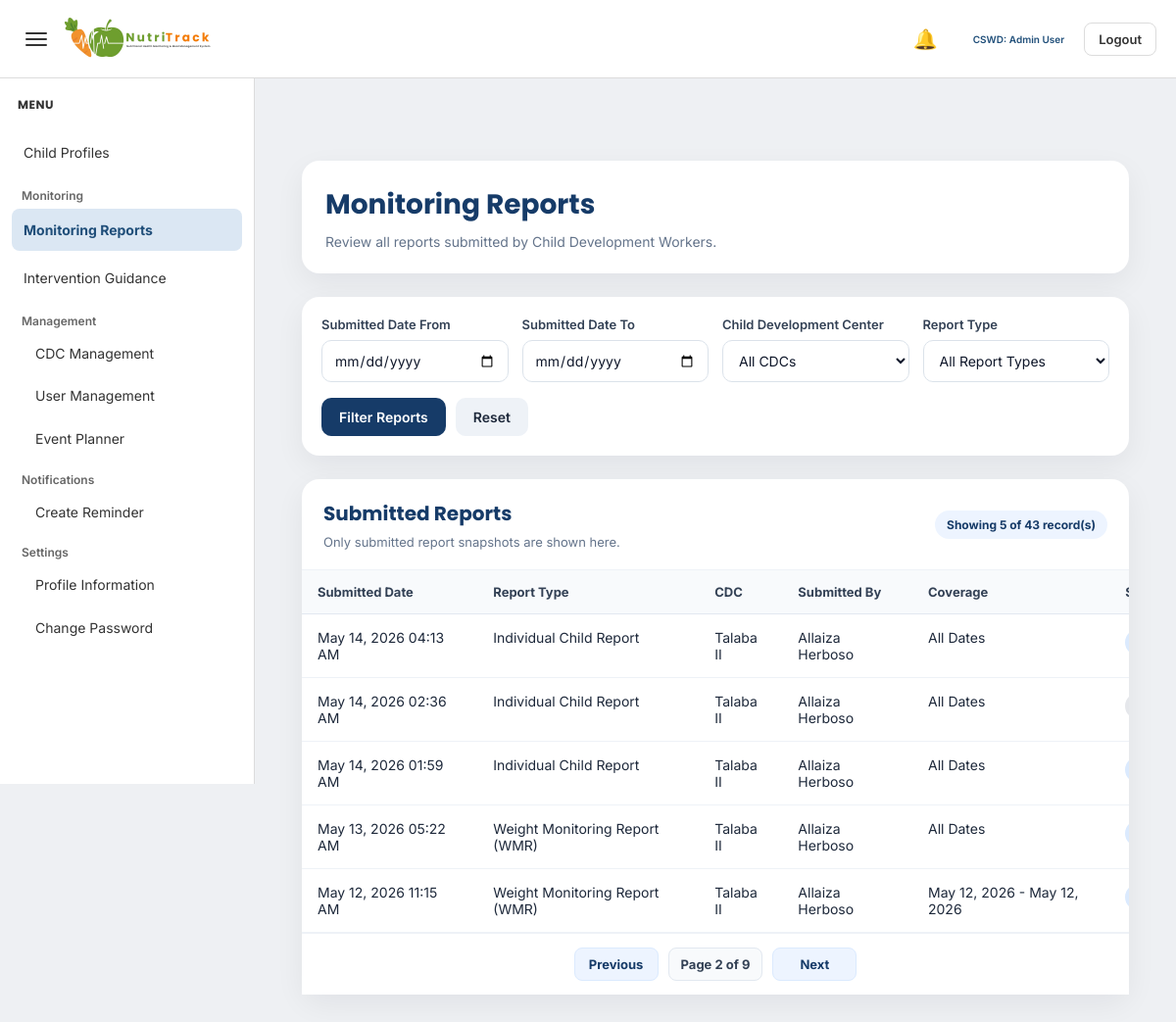
The app's page /admin/monitoring_reports.php?page=2 (signed in) with its own data.
### tables this page shows
CREATE TABLE `submitted_reports` (
  `submitted_report_id` int(11) NOT NULL,
  `report_type` varchar(100) NOT NULL,
  `cdc_id` int(11) NOT NULL,
  `submitted_by` int(11) NOT NULL,
  `date_from` date DEFAULT NULL,
  `date_to` date DEFAULT NULL,
  `submitted_at` datetime NOT NULL DEFAULT current_timestamp(),
  `status` varchar(50) NOT NULL DEFAULT 'submitted',
  `report_payload` longtext NOT NULL
);

CREATE TABLE `cdc` (
  `cdc_id` int(11) NOT NULL,
  `cdc_name` varchar(100) DEFAULT NULL,
  `barangay` varchar(100) DEFAULT NULL,
  `address` text DEFAULT NULL,
  `status` varchar(20) DEFAULT 'Active',
  `created_at` timestamp NOT NULL DEFAULT current_timestamp()
);

### admin/monitoring_reports.php (the view, shortened to what this page needs)
<?php
include '../config/database.php';
function h($value)
{
    return htmlspecialchars((string)$value, ENT_QUOTES, 'UTF-8');
}
$date_from = isset($_GET['date_from']) ? trim($_GET['date_from']) : '';
$date_to = isset($_GET['date_to']) ? trim($_GET['date_to']) : '';
$page = isset($_GET['page']) ? max(1, (int)$_GET['page']) : 1;
$limit = 5;
$offset = ($page - 1) * $limit;
$report_type_options = [
    'masterlist' => 'Masterlist of Beneficiaries',
    'individual_child' => 'Individual Child Report',
    'feeding_attendance' => 'Feeding Attendance Report',
    'wmr' => 'Weight Monitoring Report (WMR)',
    'nutritional_status_summary' => 'Nutritional Status Summary',
    'terminal_report' => 'Terminal Report'
];
$count_sql = "
    SELECT COUNT(*) AS total
    FROM submitted_reports sr
    INNER JOIN cdc c ON sr.cdc_id = c.cdc_id
    INNER JOIN users u ON sr.submitted_by = u.user_id
    WHERE 1=1
";
$total_records = 0;
$count_stmt = mysqli_prepare($conn, $count_sql);
if ($count_stmt) {
    mysqli_stmt_execute($count_stmt);
    $count_result = mysqli_stmt_get_result($count_stmt);
    if ($count_result) {
        $count_row = mysqli_fetch_assoc($count_result);
        $total_records = (int)$count_row['total'];
    }
}
$total_pages = max(1, ceil($total_records / $limit));
$sql = "
    SELECT
        sr.submitted_report_id,
        sr.report_type,
        sr.cdc_id,
        sr.submitted_by,
        sr.date_from,
        sr.date_to,
        sr.submitted_at,
        sr.status,
        c.cdc_name,
        c.barangay,
        CONCAT(
            COALESCE(u.first_name, ''),
            CASE
                WHEN u.first_name IS NOT NULL AND u.first_name != '' AND u.last_name IS NOT NULL AND u.last_name != '' THEN ' '
                ELSE ''
            END,
            COALESCE(u.last_name, '')
        ) AS submitted_by_name
    FROM submitted_reports sr
    INNER JOIN cdc c ON sr.cdc_id = c.cdc_id
    INNER JOIN users u ON sr.submitted_by = u.user_id
    WHERE 1=1
";
$types = '';
$params = [];
$sql .= " ORDER BY sr.submitted_at DESC, sr.submitted_report_id DESC LIMIT ? OFFSET ? ";
$types .= 'ii';
$params[] = $limit;
$params[] = $offset;
$stmt = mysqli_prepare($conn, $sql);
$report_rows = [];
$error_message = '';
if ($stmt) {
    if (!empty($params)) {
        mysqli_stmt_bind_param($stmt, $types, ...$params);
    }
    mysqli_stmt_execute($stmt);
    $result = mysqli_stmt_get_result($stmt);
    if ($result) {
        while ($row = mysqli_fetch_assoc($result)) {
            $report_rows[] = $row;
        }
    } else {
        $error_message = 'Failed to load submitted reports.';
    }
} else {
    $error_message = 'Failed to prepare submitted reports query.';
}
?>
<!DOCTYPE html>
<html lang="en">
<head>
    <link rel="stylesheet" href="../assets/admin/admin-style.css">
</head>
<body>
<?php include '../includes/admin_topbar.php'; ?>
<?php include '../includes/admin_sidebar.php'; ?>
<div class="main-content" id="mainContent">
    <div class="reports-wrapper">
        <div class="reports-header-card">
            <div class="reports-header">
                <h1>Monitoring Reports</h1>
                <p>Review all reports submitted by Child Development Workers.</p>
            </div>
        </div>
        <div class="filter-card">
            <form method="GET" action="">
                <div class="filter-grid">
                    <div class="form-group">
                        <label for="date_from">Submitted Date From</label>
                        <input type="date" id="date_from" name="date_from" class="form-control" value="<?php echo h($date_from); ?>">
                    </div>
                    <div class="form-group">
                        <label for="date_to">Submitted Date To</label>
                        <input type="date" id="date_to" name="date_to" class="form-control" value="<?php echo h($date_to); ?>">
                    </div>
                    <div class="form-group">
                        <label for="cdc_id">Child Development Center</label>
                        <select id="cdc_id" name="cdc_id" class="form-control">
                            <option value="">All CDCs</option>
                        </select>
                    </div>
                    <div class="form-group">
                        <label for="report_type">Report Type</label>
                        <select id="report_type" name="report_type" class="form-control">
                            <option value="">All Report Types</option>
                        </select>
                    </div>
                </div>
                <div class="filter-actions">
                    <button type="submit" class="filter-btn primary">Filter Reports</button>
                    <a href="monitoring_reports.php" class="filter-btn secondary">Reset</a>
                </div>
            </form>
        </div>
        <div class="table-card" id="reportsTable">
            <div class="table-header">
                <div>
                    <h2>Submitted Reports</h2>
                    <p>Only submitted report snapshots are shown here.</p>
                </div>
                <div>
                    <span class="record-count">
    Showing <?php echo count($report_rows); ?> of <?php echo $total_records; ?> record(s)
</span>
                </div>
            </div>
            <?php if (empty($report_rows) && $error_message === ''): ?>
                <div class="empty-state">
                    <h3>No submitted reports found</h3>
                    <p>There are no matching submitted reports for the selected filters.</p>
                </div>
            <?php else: ?>
                <div class="table-wrap">
                    <table class="reports-table">
                        <thead>
                            <tr>
                                <th>Submitted Date</th>
                                <th>Report Type</th>
                                <th>CDC</th>
                                <th>Submitted By</th>
                                <th>Coverage</th>
                                <th>Status</th>
                            </tr>
                        </thead>
                        <tbody>
                            <?php foreach ($report_rows as $row): ?>
                                <?php
                                    $status = strtolower(trim((string)$row['status']));
                                    $status_class = 'status-default';
                                    if ($status === 'submitted') {
                                        $status_class = 'status-submitted';
                                    } elseif ($status === 'reviewed') {
                                        $status_class = 'status-reviewed';
                                    } elseif ($status === 'approved') {
                                        $status_class = 'status-approved';
                                    } elseif ($status === 'returned') {
                                        $status_class = 'status-returned';
                                    }
                                    $coverage_text = 'All Dates';
                                    if (!empty($row['date_from']) && !empty($row['date_to'])) {
                                        $coverage_text = date('M d, Y', strtotime($row['date_from'])) . ' - ' . date('M d, Y', strtotime($row['date_to']));
                                    } elseif (!empty($row['date_from'])) {
                                        $coverage_text = 'From ' . date('M d, Y', strtotime($row['date_from']));
                                    } elseif (!empty($row['date_to'])) {
                                        $coverage_text = 'Up to ' . date('M d, Y', strtotime($row['date_to']));
                                    }
                                    $display_report_type = isset($report_type_options[$row['report_type']])
                                        ? $report_type_options[$row['report_type']]
                                        : ucwords(str_replace('_', ' ', $row['report_type']));
                                ?>
                                <tr>
                                    <td><?php echo h(date('M d, Y h:i A', strtotime($row['submitted_at']))); ?></td>
                                    <td><?php echo h($display_report_type); ?></td>
                                    <td><?php echo h($row['cdc_name']); ?></td>
                                    <td><?php echo h($row['submitted_by_name']); ?></td>
                                    <td><?php echo h($coverage_text); ?></td>
                                    <td>
                                        <span class="status-badge <?php echo h($status_class); ?>">
                                        </span>
                                    </td>
                                </tr>
                            <?php endforeach; ?>
                        </tbody>
                    </table>
                </div>
<?php if ($total_pages > 1): ?>
    <div class="pagination-wrap">
        <?php
            $query_params = $_GET;
        ?>
        <?php if ($page > 1): ?>
            <?php
                $query_params['page'] = $page - 1;
                $prev_link = 'monitoring_reports.php?' . http_build_query($query_params) . '#reportsTable';
            ?>
            <a href="<?php echo h($prev_link); ?>" class="pagination-btn">Previous</a>
        <?php endif; ?>
        <span class="pagination-info">
            Page <?php echo $page; ?> of <?php echo $total_pages; ?>
        </span>
        <?php if ($page < $total_pages): ?>
            <?php
                $query_params['page'] = $page + 1;
                $next_link = 'monitoring_reports.php?' . http_build_query($query_params) . '#reportsTable';
            ?>
            <a href="<?php echo h($next_link); ?>" class="pagination-btn">Next</a>
        <?php endif; ?>
    </div>
<?php endif; ?>
            <?php endif; ?>
        </div>
    </div>
</div>
</body>
</html>

### assets/admin/admin-style.css (style rules this page uses)
* { box-sizing:border-box; margin:0; padding:0; }
:root { --page-bg:#eef0f3; --card-bg:#ffffff; --text-color:#333333; --muted-text:#666666; --border-color:#dcdcdc; --input-bg:#ffffff; --input-border:#cfcfcf; --readonly-bg:#f5f5f5; --hover-bg:#edf3f8; --active-bg:#dbe7f3; --accent:#1F4E79; --secondary:#2E7D32; --alert:#C0392B; --warning:#E67E22; --table-head:#f7f7f7; --blue-soft:#cfdff1; --green-soft:#dce6da; --red-soft:#eadcdc; --orange-soft:#f4e2d3; }
body { background:var(--page-bg); font-family:'Inter', sans-serif; color:var(--text-color); }
a { text-decoration:none; }
.main-content { margin-left:260px; padding:140px 24px 24px; transition:margin-left 0.25s ease; }
.pagination-wrap { display:flex; justify-content:center; align-items:center; gap:10px; padding:14px 18px; border-top:1px solid #eef2f7; background:#ffffff; }
.pagination-btn { min-width:86px; padding:8px 12px; border-radius:8px; background:#edf4ff; color:#163b68; font-size:13px; font-weight:700; text-align:center; text-decoration:none; border:1px solid #dbeafe; }
.pagination-info { padding:8px 12px; border-radius:8px; background:#f8fafc; color:#334155; font-size:13px; font-weight:700; border:1px solid #e2e8f0; }

### admin/monitoring_reports.php (style rules this page uses)
.reports-wrapper { padding: 24px; }
.reports-header-card { background: #ffffff; border-radius: 18px; padding: 24px; box-shadow: 0 10px 30px rgba(15, 23, 42, 0.06); margin-bottom: 24px; }
.reports-header h1 { margin: 0; font-family: 'Poppins', sans-serif; font-size: 28px; font-weight: 700; color: #163b68; }
.reports-header p { margin: 8px 0 0; font-size: 14px; color: #64748b; }
.filter-card, .table-card { background: #ffffff; border-radius: 18px; box-shadow: 0 10px 30px rgba(15, 23, 42, 0.06); }
.filter-card { padding: 20px; margin-bottom: 24px; }
.filter-grid { display: grid; grid-template-columns: repeat(4, minmax(180px, 1fr)); gap: 14px; }
.form-group { display: flex; flex-direction: column; gap: 8px; }
.form-group label { font-size: 13px; font-weight: 600; color: #334155; }
.form-control { width: 100%; padding: 11px 12px; border: 1px solid #dbe2ea; border-radius: 10px; font-size: 14px; font-family: 'Inter', sans-serif; color: #0f172a; background: #fff; outline: none; transition: 0.2s ease; }
.filter-actions { display: flex; gap: 10px; flex-wrap: wrap; margin-top: 16px; }
.filter-btn { border: none; border-radius: 10px; padding: 11px 18px; font-size: 14px; font-weight: 600; font-family: 'Inter', sans-serif; cursor: pointer; text-decoration: none; display: inline-flex; align-items: center; justify-content: center; transition: 0.2s ease; }
.filter-btn.primary { background: #163b68; color: #fff; }
.filter-btn.secondary { background: #eef2f7; color: #1e293b; }
.table-header { padding: 20px 22px; border-bottom: 1px solid #eef2f7; display: flex; justify-content: space-between; align-items: center; gap: 10px; flex-wrap: wrap; }
.table-header h2 { margin: 0; font-family: 'Poppins', sans-serif; font-size: 20px; font-weight: 700; color: #163b68; }
.table-header p { margin: 6px 0 0; font-size: 13px; color: #64748b; }
.record-count { display: inline-flex; align-items: center; justify-content: center; padding: 7px 12px; border-radius: 999px; background: #edf4ff; color: #163b68; font-size: 12px; font-weight: 700; }
.table-wrap { width: 100%; overflow-x: auto; }
.reports-table { width: 100%; min-width: 1100px; border-collapse: collapse; }
.reports-table thead th { background: #f8fafc; font-size: 13px; font-weight: 700; color: #334155; text-align: left; padding: 14px 16px; border-bottom: 1px solid #e2e8f0; white-space: nowrap; }
.reports-table tbody td { padding: 15px 16px; font-size: 14px; color: #1e293b; border-bottom: 1px solid #eef2f7; vertical-align: top; }
.status-badge { display: inline-block; padding: 6px 10px; border-radius: 999px; font-size: 12px; font-weight: 700; text-transform: capitalize; white-space: nowrap; }
.status-submitted { background: #dbeafe; color: #1d4ed8; }
.status-default { background: #e5e7eb; color: #374151; }

### records on screen
submitted_reports: submitted_at "May 14, 2026 04:13 AM", report_type "Individual Child Report", cdc.cdc_name "Talaba II", submitted_by_name "Allaiza Herboso", coverage_text "All Dates"
submitted_reports: submitted_at "May 14, 2026 02:36 AM", report_type "Individual Child Report", cdc.cdc_name "Talaba II", submitted_by_name "Allaiza Herboso", coverage_text "All Dates"
submitted_reports: submitted_at "May 14, 2026 01:59 AM", report_type "Individual Child Report", cdc.cdc_name "Talaba II", submitted_by_name "Allaiza Herboso", coverage_text "All Dates"
submitted_reports: submitted_at "May 13, 2026 05:22 AM", report_type "Weight Monitoring Report (WMR)", cdc.cdc_name "Talaba II", submitted_by_name "Allaiza Herboso", coverage_text "All Dates"
submitted_reports: submitted_at "May 12, 2026 11:15 AM", report_type "Weight Monitoring Report (WMR)", cdc.cdc_name "Talaba II", submitted_by_name "Allaiza Herboso", coverage_text "May 12, 2026 - May 12, 2026"

### other values on screen
$admin_full_name "Admin User"
count($report_rows) "5"
$total_records "43"
$page "2"
$total_pages "9"
